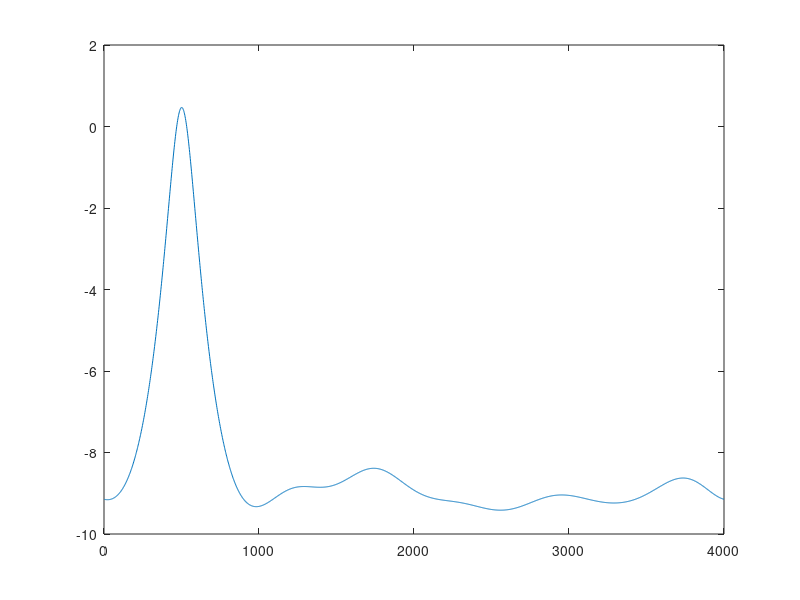

This figure's MATLAB source:
clear all
clc
N=1000;
fs = 4e3; % sampling rate
f1 = 500; % signal frequency
noise=(randn(1,N)+1i*randn(1,N))/sqrt(2); % noise
signal1=exp(1i*2*pi*f1/fs*(0:N-1)+1i*2*pi*rand);

un=signal1+noise;
M=8; % the order of MVDR (the dimension of matrix); the higher the order is, the more accurate the result will be, and a larger amount of computation is required
cnt =0;
for k=1:M/2:N-M
    xs(:,k)=un(k+M-1:-1:k).';
    cnt=cnt+1;
end
R=xs*xs'/(cnt); % computation of a average value required in the MVDR algorithm

NF=2048;
for n=1:NF
    Aq=exp(-1i*2*pi*(n-1)/NF*(0:M-1)'); % vector A 
    
    Pmvdr(n)=1/(Aq'*inv(R)*Aq); % MVDR Pseudo spectral
end

%绘图

Pmvdr1=Pmvdr;
Pmvdr2=Pmvdr / max(Pmvdr1); % normalize the power spectrum
Pmvdr3=10*log10(Pmvdr); % transform data into Db values

figure();
plot((1:NF)/NF*fs,real(Pmvdr3));

[~, max] = max(Pmvdr);
